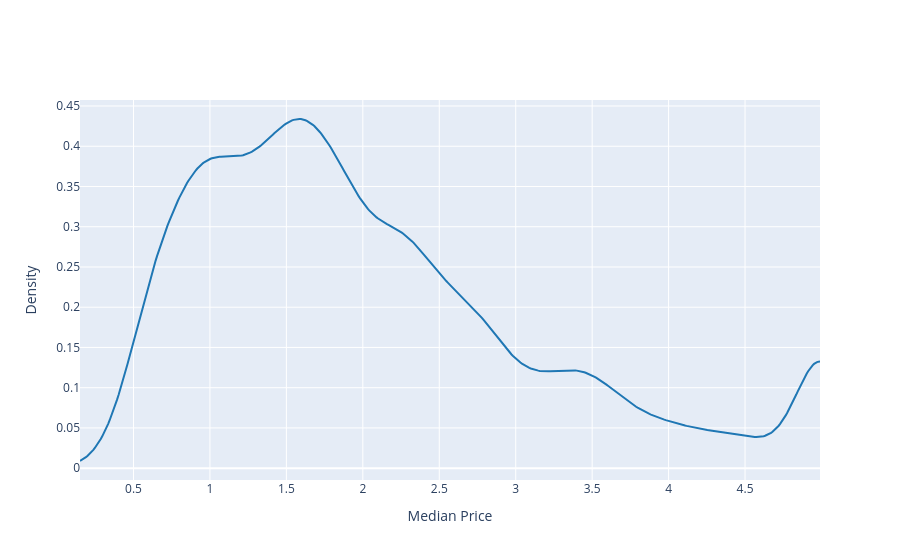

Notebook code for this chart:
### Markdown cell above
We first display the density of the target median price.

### Code cell
# drop unlabeled data in train/test dataset
df = df[df[target_col].notna()]


df[target_col]
fig = ff.create_distplot([df[target_col]], group_labels=[target_col], show_hist=False, show_rug=False)
fig.update_layout(
                  xaxis_title=target_col,
                yaxis_title="Density",
                showlegend=False)
fig.update_xaxes()
fig.show()

### Figure 1 — Plotly figure (JSON) as saved in the notebook; plotly's stock layout.template omitted (floating-point values rounded to 4 significant figures; data arrays with more than 128 entries replaced by an {"elided": "..."} marker saying what was removed)
{"data": [{"legendgroup": "Median Price", "marker": {"color": "rgb(31, 119, 180)"}, "mode": "lines", "name": "Median Price", "showlegend": true, "type": "scatter", "x": {"elided": "500 float values"}, "xaxis": "x", "y": {"elided": "500 float values"}, "yaxis": "y"}], "layout": {"barmode": "overlay", "hovermode": "closest", "legend": {"traceorder": "reversed"}, "showlegend": false, "xaxis": {"anchor": "y2", "domain": [0.0, 1.0], "title": {"text": "Median Price"}, "zeroline": false}, "yaxis": {"anchor": "free", "domain": [0.0, 1], "position": 0.0, "title": {"text": "Density"}}}}
